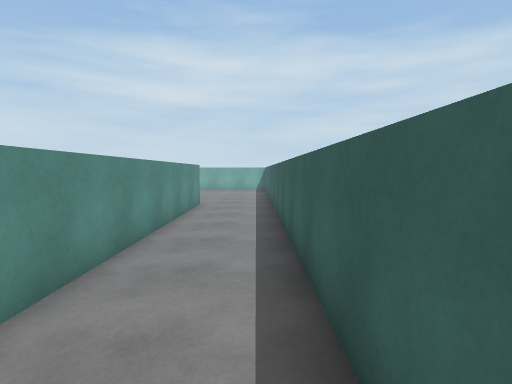
view 1 (above)

22 first-person views from a walk through a 3-D level made in the Unity game engine. The camera is 1.5 m above the floor, tilts 4° down and sees 80° across. The floor is counted in squares, 1 m on a side. Each view is taken from the middle of a square. On the plan, view 1 faces up. The plan holds only what a view shows up to about 15 squares ahead; the rest is blank. The place goes on beyond the plan. The player is left out. Door leaves are left out, so doorways stand open.

view 2
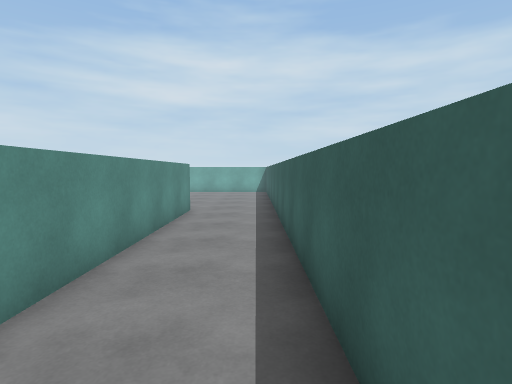

view 3
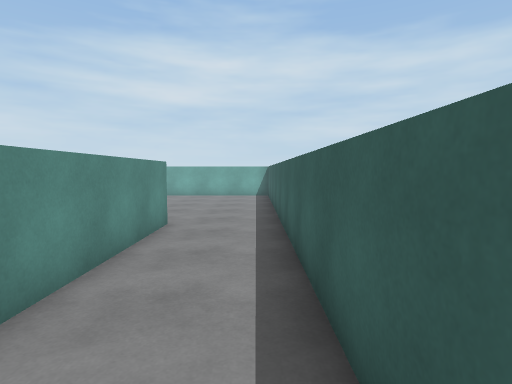

view 4
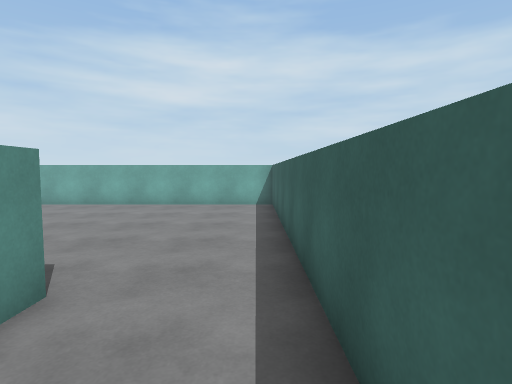

view 5
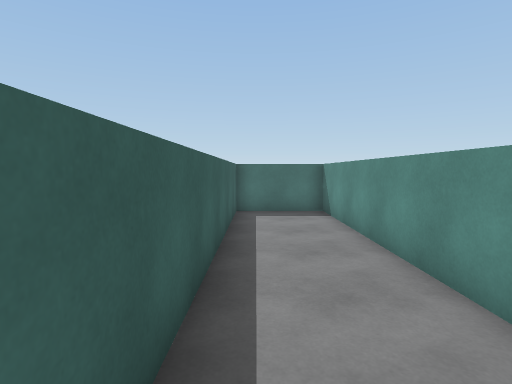

view 6
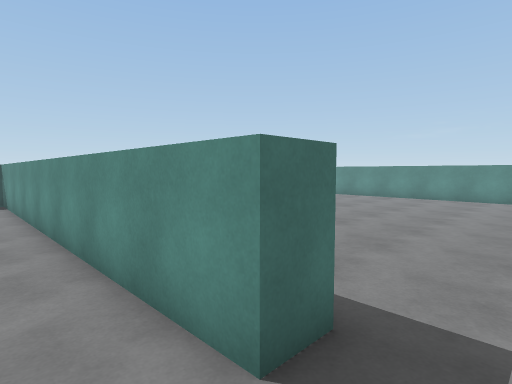

view 7
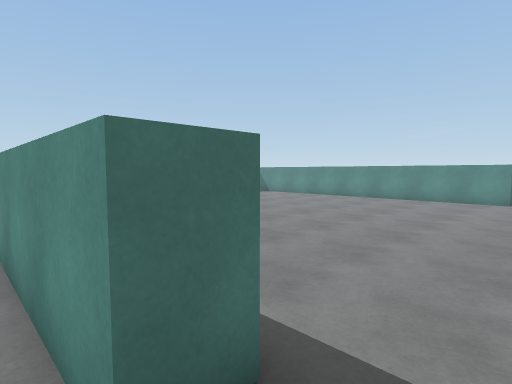

view 8
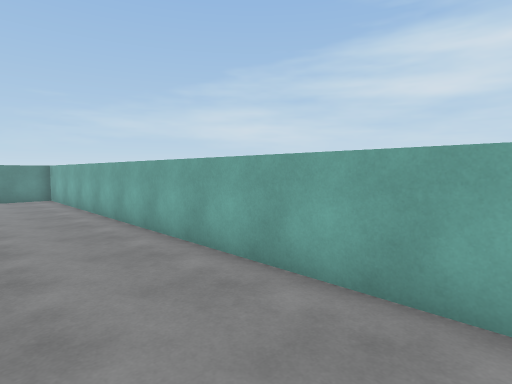

view 9
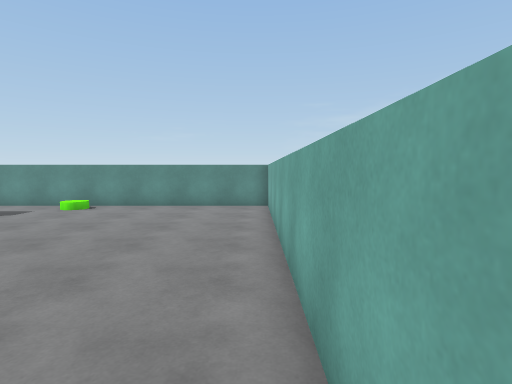

view 10
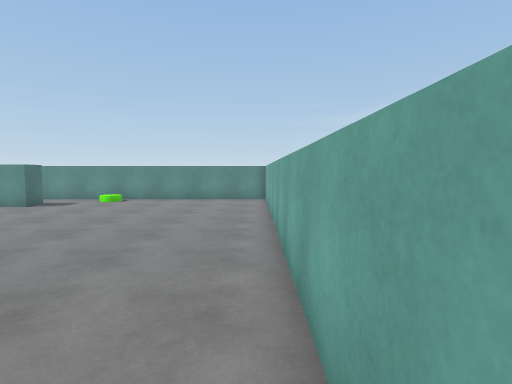

view 11
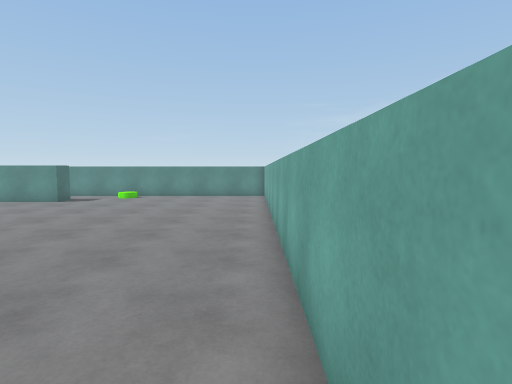

view 12
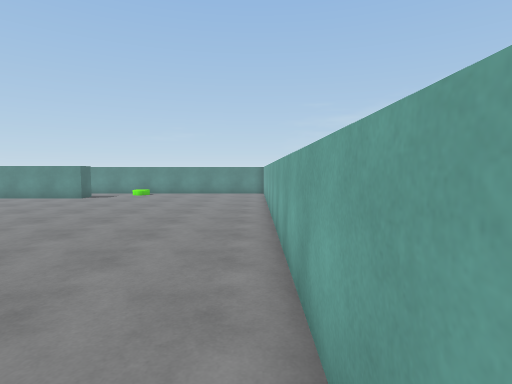

view 13
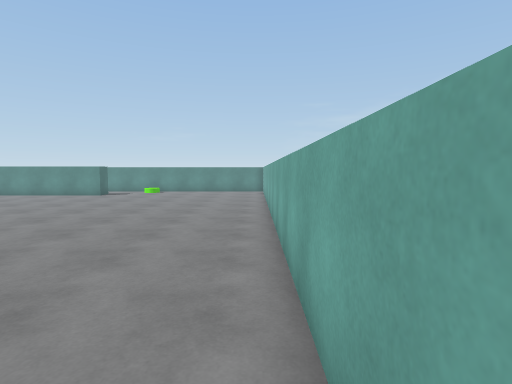

view 14
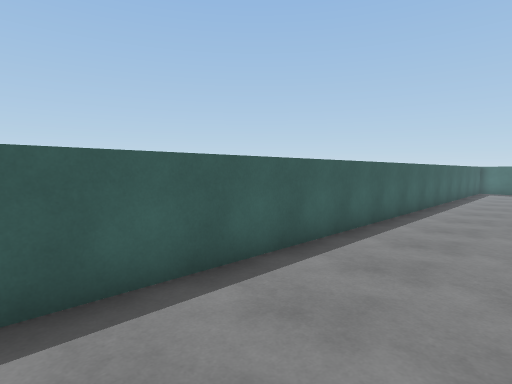

view 15
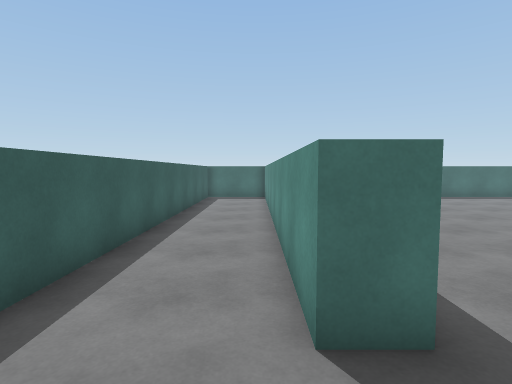

view 16
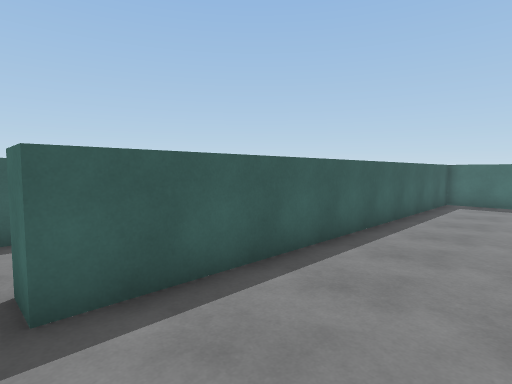

view 17
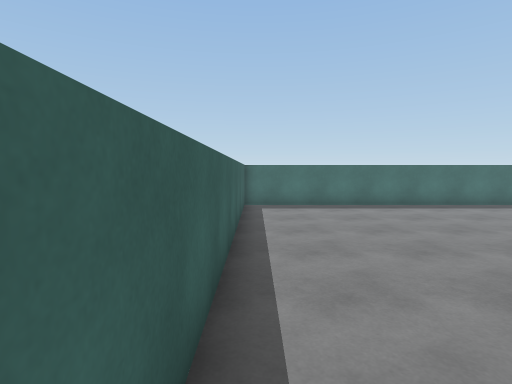

view 18
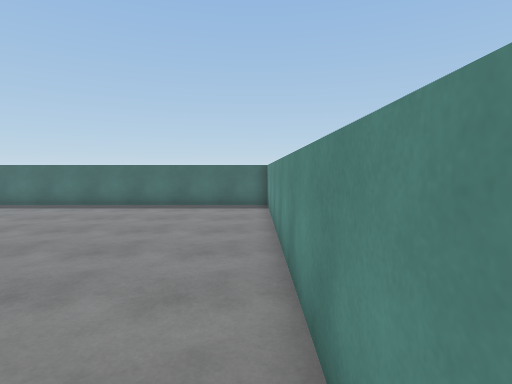

view 19
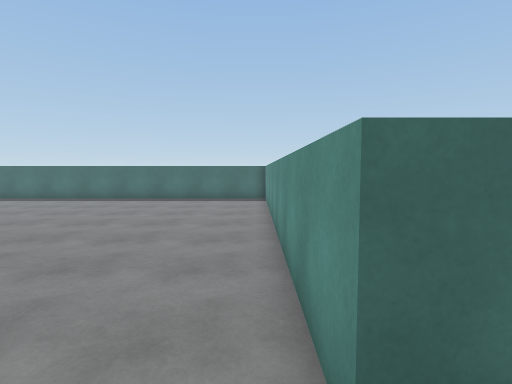

view 20
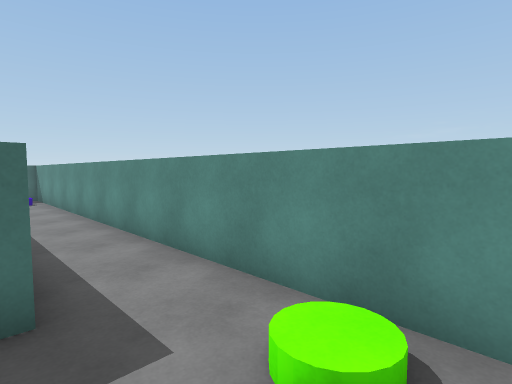

view 21
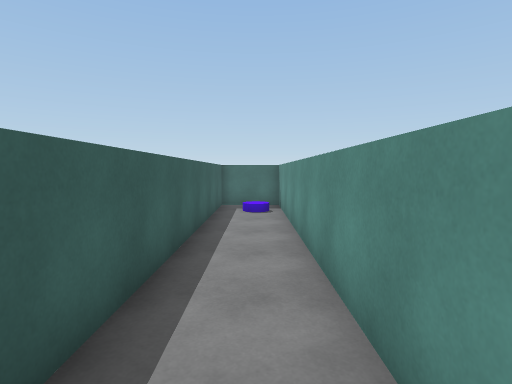

view 22
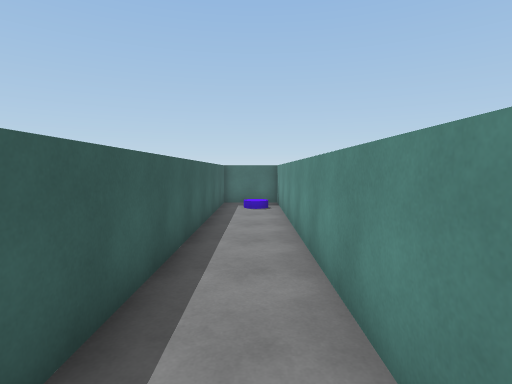

### Floor plan
Points are (right, up) in squares from view 1. A wall is a line through its corners. A room is listed if a view was taken in it or the views show most of it. See-through windows are left out.
Room 1 (views 1, 2, 3, 4, 5)
walls: (-2.5, 13.5) (-2.5, -1.3) (0.7, -1.3) (0.7, 13.9)
ways out: open door at (-1.5, 14) to room 2
Room 2 (views 6, 7, 8, 9, 10, 11, 12, 13, 14, 15, 16, 17, 18, 19, 20)
walls: (-19.6, 13.5) (-18.5, 13.5) (-18.5, -0.6); (0.7, 13.9) (0.7, 23.1); (0.8, 23.5) (-22, 23.5) (-22, 14.1); (-18.6, -1.3) (-3.5, -1.3) (-3.5, 13.5) (-2.5, 13.5)
ways out: open door at (-1.5, 14) to room 1; open door at (-20.5, 14) to room 3
Room 3 (views 21, 22)
walls: (-22, 14.1) (-22, -1.3) (-19.5, -1.3) (-19.5, 11.4)
ways out: open door at (-20.5, 14) to room 2

Where each view was taken, in squares from view 1:
view 1: 0 up, 0 right, facing up
view 2: 2 up, 0 right, facing up
view 3: 5 up, 0 right, facing up
view 4: 10 up, 0 right, facing up
view 5: 10 up, 0 right, facing down
view 6: 15 up, 1 left, facing down-left
view 7: 15 up, 2 left, facing down-left
view 8: 20 up, 4 left, facing up-left
view 9: 23 up, 9 left, facing left
view 10: 23 up, 6 left, facing left
view 11: 23 up, 4 left, facing left
view 12: 23 up, 2 left, facing left
view 13: 23 up, 0 right, facing left
view 14: 23 up, 3 left, facing down-right
view 15: 16 up, 2 left, facing down
view 16: 14 up, 7 left, facing down-right
view 17: 12 up, 4 left, facing down
view 18: 12 up, 18 left, facing down
view 19: 15 up, 18 left, facing down
view 20: 17 up, 19 left, facing down-left
view 21: 12 up, 21 left, facing down
view 22: 13 up, 21 left, facing down
